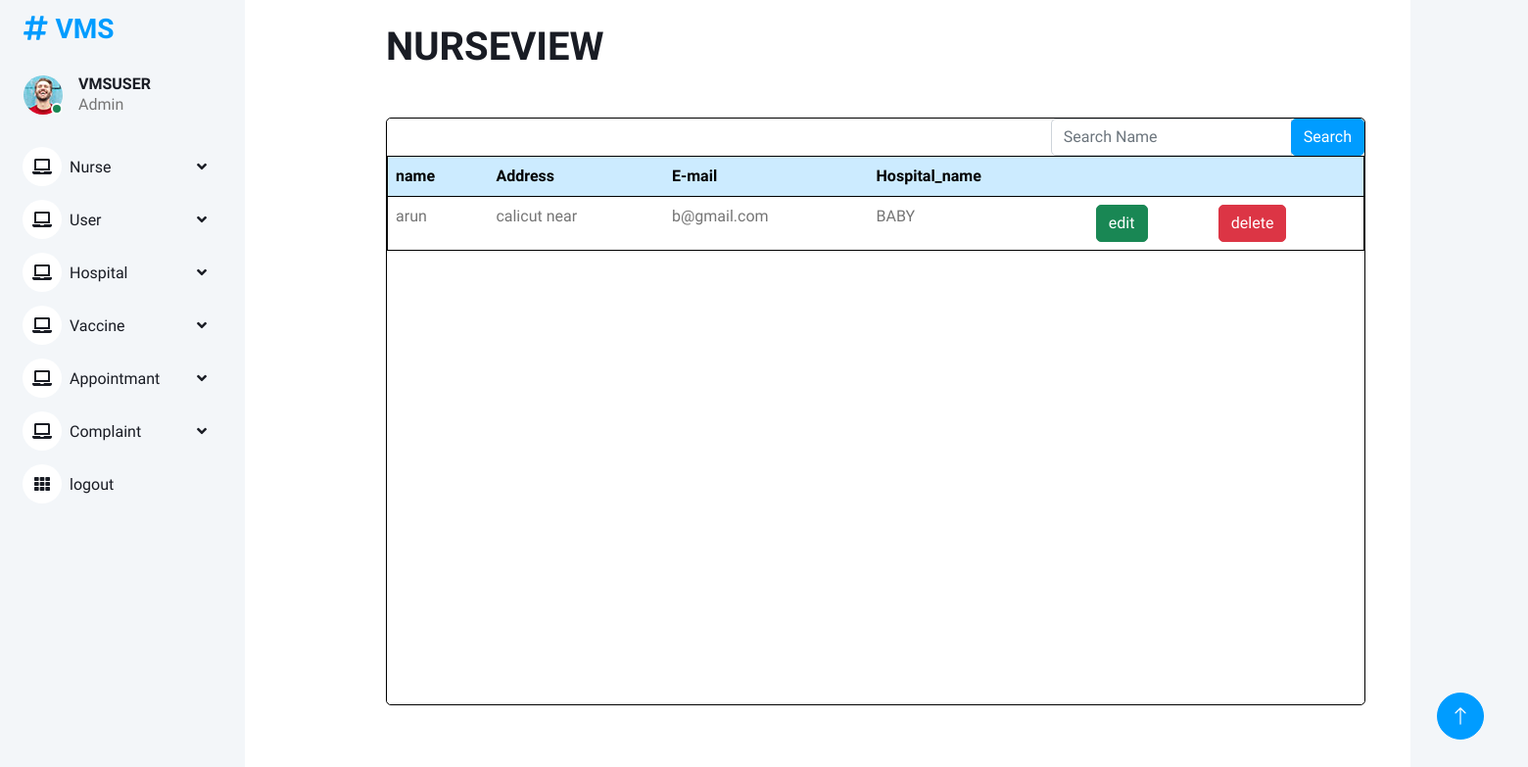
/nurse_view, run on the app's committed database.
### vmsapp/models.py (models this page shows)
class vaccination(AbstractUser):
    is_user=models.BooleanField(default=False)
    is_nurse=models.BooleanField(default=False)
    gender = models.CharField(max_length=300, null=True)
    childage= models.IntegerField(null=True,blank=True)
    childname= models.CharField(max_length=250)
    address= models.CharField(max_length=2000,null=True)
    name= models.CharField(max_length=250,null=True)
    hospital= models.CharField(max_length=2000,null=True)

### vmsapp/admin_views.py (the view)
# urls.py: path('nurse_view',admin_views.nurse_view,name='nurse_view'),
def nurse_view(request):
    new = vaccination.objects.filter(is_nurse=True)
    nursefilter=NurseFilter(request.GET,queryset=new)
    new = nursefilter.qs
    context={
        'nurse':new,
        'nursefilter':nursefilter,
    }
    return render(request,'admintemp/nurse_view.html',context)

### templates/admintemp/nurse_view.html
{% extends 'admintemp/test.html' %}
{% load crispy_forms_tags %}
{% block content %}
<div class="col-12" ><h1>NURSEVIEW</h1></div>
<div class="card mx-auto mt-5
" style="width: 1000px; height:600px; border:1px solid black; border-collapse:collapse;"  >
  <div class="row">
  <div class="col-lg-6 "></div>
  <div class="col-lg-6">
    <form method="get" class="form-inline" style="float:right;">
      <div class="input-group">
        {{ nursefilter.form }}
        <div class="input-group-append">
          <button class="btn btn-primary" type="submit">Search</button>
        </div>
      </div>
    </form>
  </div>
  </div>
<table class="table" style="border:1px solid black; border-collapse:collapse;">
  <tbody>
  <tr class="table-primary" style="border:1px solid black; border-collapse:collapse;">
    <th>name</th>
    <th>Address</th>
    <th>E-mail</th>
    <th>Hospital_name</th>
    <th></th>
    <th></th>
  </tr>
  {% for i in nurse %}
  <tr><td>{{i.username}}</td>
          <td>{{i.address}}</td>
          <td>{{i.email}}</td>
          <td>{{i.hospital}}</td>
  <td><a href="{% url 'nurse_update' i.id %}"><button type="submit" class="btn btn-success">edit</button></a></td>
    <td><a href="{% url 'nurse_delete' i.id %}"><button type="submit" class="btn btn-danger">delete</button></a></td>
  </tr>
    {% empty %}
  <tr>
    <td colspan="7"><h3>No Results Found</h3></td>
  </tr>
  {% endfor %}
  </tbody>
</table>
</div>
{% endblock %}

### static/Admindashboard/css/style.css (style rules this page uses)
:root { --primary: #009CFF; --light: #F3F6F9; --dark: #191C24; }
.btn { transition: .5s; }
.btn.btn-primary { color: #FFFFFF; }

### data on the page
vaccination: username "arun", address "calicut near", email "b@gmail.com", hospital "BABY"
